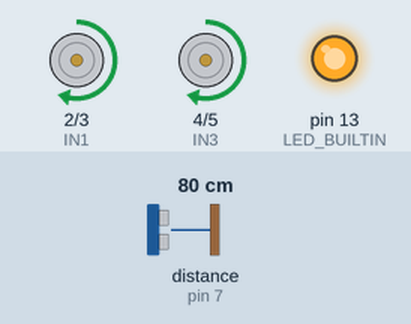
This sketch was run on a simulated Arduino Uno, built with avr-gcc and run on an emulated ATmega328P. Shown: motor-driver pin pairs drawn as motors (green arrow = first pin HIGH = forward, orange = second pin HIGH = backward, longer = more drive, scaled by the enable pin), output pins drawn as LEDs (lit = HIGH). Wiring (inferred from the names in the program): ultrasonic range finder: trigger pin 6; echo pin 7. The inputs (shaded band) are chosen by the test bench; at power-on: distance to the obstacle (sensor on pin 7) 80 cm. The echo pulse lasts 58.3 µs per cm; random numbers use the default seed unless the sketch sets one; pins used as bus, display or sensor lines are not drawn.

Above: at 0.98 s.
1.3 s: distance to the obstacle (sensor on pin 7) set to 23 cm
4.3 s: distance to the obstacle (sensor on pin 7) set to 19 cm
At 6.4 s:
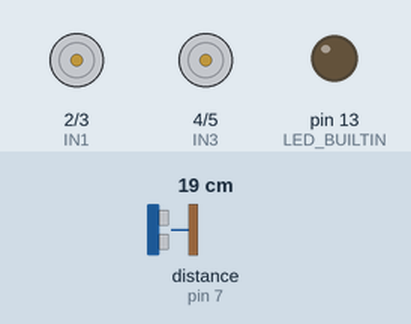
7.3 s: distance to the obstacle (sensor on pin 7) set to 60 cm
At 8.73 s:
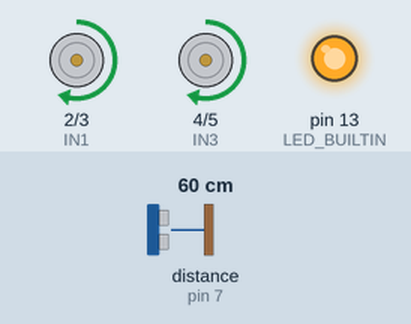
10.3 s: distance to the obstacle (sensor on pin 7) set to 2 cm
At 11.2 s:
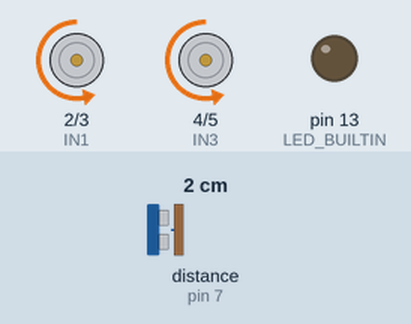
13.3 s: distance to the obstacle (sensor on pin 7) set to 35 cm
At 14.82 s:
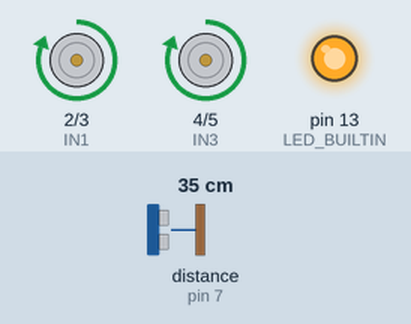
16.3 s: distance to the obstacle (sensor on pin 7) set to 4 cm
At 17.87 s:
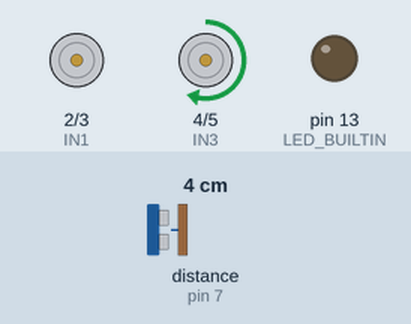
Timing chart, 0 to 30.6 s (numbered marks = the images above; inputs shaded):
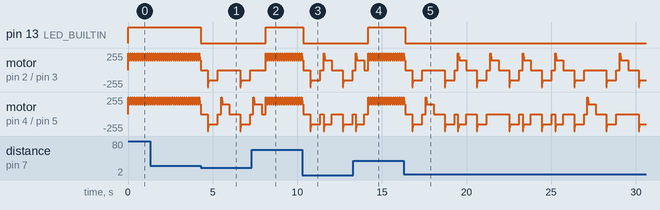

The sketch:

volkmann_experimental.ino
```cpp
// Definição dos pinos para o sensor ultrassônico
const int PinTrigger = 6; // Pino usado para disparar os pulsos do sensor
const int PinEcho = 7;    // Pino usado para ler a saída do sensor

// Definição das constantes para cálculo da distância
float duration, distance;

// Definição dos pinos para o driver de motor L298N
#define IN1 2   // Pino de controle IN1 para Motor A
#define IN2 3   // Pino de controle IN2 para Motor A
#define ENA 9   // Pino de habilitação ENA para Motor A (conectado a um pino PWM)
#define IN3 4   // Pino de controle IN3 para Motor B
#define IN4 5   // Pino de controle IN4 para Motor B
#define ENB 10  // Pino de habilitação ENA para Motor B (conectado a um pino PWM)

// Função para disparar o pulso ultrassônico
void DisparaPulsoUltrasonico() {
  digitalWrite(PinTrigger, LOW);
  delayMicroseconds(2);
  digitalWrite(PinTrigger, HIGH);
  delayMicroseconds(10);
  digitalWrite(PinTrigger, LOW);
}

// Funções para controlar os motores
void ajustarVelocidade(int vel) {
  analogWrite(ENA, vel); // Ajusta a velocidade do Motor A
  analogWrite(ENB, vel); // Ajusta a velocidade do Motor B
}

void moverFrente() {
  digitalWrite(IN1, HIGH);
  digitalWrite(IN2, LOW);
  digitalWrite(IN3, HIGH);
  digitalWrite(IN4, LOW);
  Velocidade();
}

void parar() {
  digitalWrite(IN1, LOW);
  digitalWrite(IN2, LOW);
  digitalWrite(IN3, LOW);
  digitalWrite(IN4, LOW);
}

void re() {
  digitalWrite(IN1, LOW);
  digitalWrite(IN2, HIGH);
  digitalWrite(IN3, LOW);
  digitalWrite(IN4, HIGH);
  Velocidade();
}

void virarDireita() {
  digitalWrite(IN1, LOW);
  digitalWrite(IN2, LOW);
  digitalWrite(IN3, HIGH);
  digitalWrite(IN4, LOW);
  Velocidade();
}

void virarEsquerda() {
  digitalWrite(IN1, HIGH);
  digitalWrite(IN2, LOW);
  digitalWrite(IN3, LOW);
  digitalWrite(IN4, LOW);
  Velocidade();
}

void virar360() {
  digitalWrite(IN1, HIGH);
  digitalWrite(IN2, LOW);
  digitalWrite(IN3, LOW);
  digitalWrite(IN4, HIGH);
  Velocidade();
}
void Velocidade(){
  analogWrite(ENA,255);
  analogWrite(ENB,255);
  delay(30);
  analogWrite(ENA,200);
  analogWrite(ENB,200);
  delay(30);
  analogWrite(ENA,150);
  analogWrite(ENB,150);
  delay(30);
}
// Função de setup: inicializa os pinos
void setup() {
  // Inicializa o LED embutido
  pinMode(LED_BUILTIN, OUTPUT);

  // Inicializa os pinos do sensor ultrassônico
  pinMode(PinTrigger, OUTPUT);
  pinMode(PinEcho, INPUT);

  // Configura os pinos de controle como saída
  pinMode(IN1, OUTPUT);
  pinMode(IN2, OUTPUT);
  pinMode(IN3, OUTPUT);
  pinMode(IN4, OUTPUT);
  pinMode(ENA, OUTPUT);  // ENA como saída PWM
  pinMode(ENB, OUTPUT);  // ENB como saída PWM

  // Inicializa o estado inicial dos motores e do sensor
  digitalWrite(IN1, LOW);
  digitalWrite(IN2, LOW);
  digitalWrite(IN3, LOW);
  digitalWrite(IN4, LOW);
  digitalWrite(ENA, LOW);
  digitalWrite(ENB, LOW);
}

// Função loop: executa continuamente
void loop() {
  // Dispara o pulso ultrassônico
  DisparaPulsoUltrasonico();

  duration = pulseIn(PinEcho, HIGH);
  distance = (duration*.0343)/2;

  // Verifica a distância e toma ações
  if (distance > 20) { // Se a distância for maior que 0.2 metros
    digitalWrite(LED_BUILTIN, HIGH); // Liga o LED

    moverFrente(); // Move o carrinho para frente

  } else { // Se a distância for menor ou igual a 0.2 metros
    digitalWrite(LED_BUILTIN, LOW); // Desliga o LED

    parar(); // Para o carrinho
    delay(400); // Aguarda meio segundo

    re(); // Move o carrinho para trás
    delay(500); // Move para trás por meio segundo

    parar(); // Para novamente
    delay(200); // Pequena pausa

    // Escolhe aleatoriamente virar à esquerda ou à direita
    int x = random(0, 3);
    if (x == 0) {
      virarEsquerda();
    } else if(x == 1) {
      virarDireita();
    } else {
      virar360();
    }
    delay(400); // Vira por meio segundo

    parar(); // Para após virar
    delay(200); // Pequena pausa

  }
  delay(30); // Pequena pausa antes da próxima leitura
}
```

Measured:
- the behaviour switches between 21 and 20 cm on distance to the obstacle (sensor on pin 7) (found by bisection; images 0 and 1)
- after the input at 4.3 s, pin 13 (LED_BUILTIN): HIGH → LOW at once
- after the input at 7.3 s, pin 13 (LED_BUILTIN): LOW → HIGH after 0.83 s
- after the input at 10.3 s, pin 13 (LED_BUILTIN): HIGH → LOW after 0.06 s
- after the input at 13.3 s, pin 13 (LED_BUILTIN): LOW → HIGH after 0.89 s
- after the input at 16.3 s, pin 13 (LED_BUILTIN): HIGH → LOW after 0.09 s
